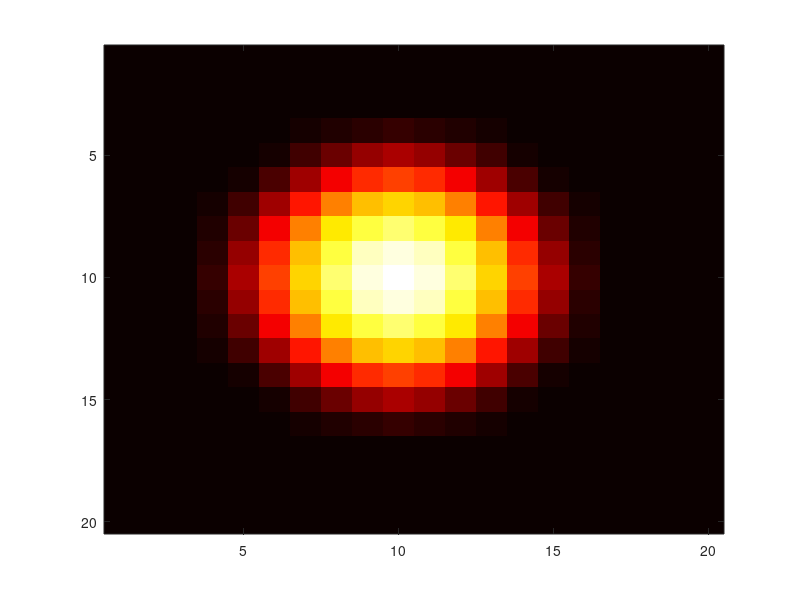

Source code (MATLAB):
global D N dx T;
D=0.1;
N=20;
L=20;
Tend = 100;

dx=L/N;

G0 = ones(N,N);
P0 = ones(N,N);
S0 = zeros(N,N);
alph=0.1;
A=10;
for i=1:N
	for j=1:N
		x=i*dx;
		y=j*dx;
		S0(i,j)=A * e^(-alph * ( (x-L/2)^2 + (y-L/2)^2 ) );
	end
end

T = -2*eye(N,N);
T(1,1+1)=1;
T(1,N  )=1;
for i=2:N-1
	T(i,i+1)=1;
	T(i,i-1)=1;
end
T(N,1  )=1;
T(N,N-1)=1;

function YP = fun(t,y)
	global N T dx D;
	S=reshape(y(1:N*N),N,N);
	P=reshape(y(N*N+1:2*N*N),N,N);
	G=reshape(y(2*N*N+1:end),N,N);

	V=S.*P.*G./(1+S.*G);

	SP=D/dx^2 * ( T*S + S*T )-V;
	GP=D/dx^2 * ( T*G + G*T )-V;
	PP=V;

	YP = [vec(SP); vec(PP); vec(GP)];
	
end

Y0 = [vec(S0); vec(P0); vec(G0)];

sol = ode45(@fun,[0,Tend],Y0);

SF=reshape(sol.y(1:N*N,end),N,N);
PF=reshape(sol.y(N*N+(1:N*N),end),N,N);
GF=reshape(sol.y(2*N*N+(1:N*N),end),N,N);

colormap('hot'); 
imagesc(SF)
